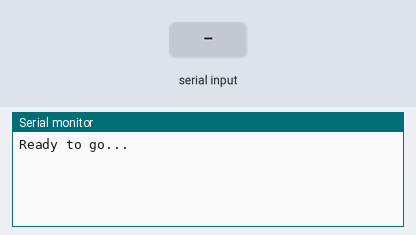
A sketch run on a simulated Arduino Uno, built with avr-gcc and run on an emulated ATmega328P. Shown: the last lines printed to the serial monitor. The inputs (shaded band) are chosen by the test bench.

Above: at 1.2 s.
1.3 s: "1" received over the second serial link
At 2.2 s:
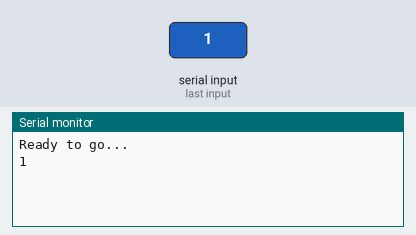
2.8 s: "0" received over the second serial link
At 3.3 s:
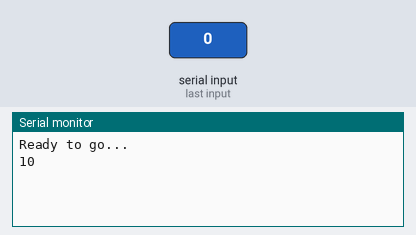

The sketch:

design_phase_01A_serial_test.ino
```cpp
#include <SoftwareSerial.h>

SoftwareSerial theSerialPort(10,11);

void setup() {
  // put your setup code here, to run once:
  Serial.begin(9600);
  while(!Serial){
    ;
  }

  Serial.println("Ready to go...");

  theSerialPort.begin(2400);
  theSerialPort.println("Hello, world?");

}

void loop() {
  // put your main code here, to run repeatedly:
  if(theSerialPort.available())
    Serial.write(theSerialPort.read());
  if(Serial.available())
    theSerialPort.write(Serial.read());

}
```

Measured:
- after the input at 1.3 s, the serial monitor: prints a new line at once (image 1)
- after the input at 2.8 s, the serial monitor: prints a new line at once (image 2)
